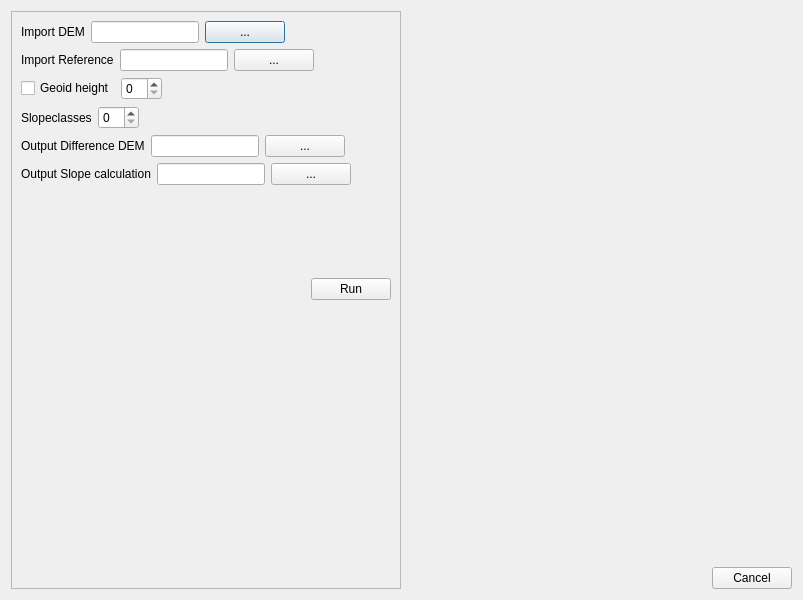
<?xml version="1.0" encoding="UTF-8"?>
<ui version="4.0">
 <class>DemComperatorDialogBase</class>
 <widget class="QDialog" name="DemComperatorDialogBase">
  <property name="geometry">
   <rect>
    <x>0</x>
    <y>0</y>
    <width>803</width>
    <height>600</height>
   </rect>
  </property>
  <property name="windowTitle">
   <string>compareDEMs</string>
  </property>
  <layout class="QGridLayout" name="gridLayout_2">
   <item row="0" column="0">
    <widget class="QFrame" name="frame">
     <property name="frameShape">
      <enum>QFrame::StyledPanel</enum>
     </property>
     <property name="frameShadow">
      <enum>QFrame::Raised</enum>
     </property>
     <layout class="QGridLayout" name="gridLayout">
      <item row="0" column="0">
       <layout class="QVBoxLayout" name="verticalLayout">
        <item>
         <layout class="QHBoxLayout" name="horizontalLayout_2">
          <item>
           <widget class="QLabel" name="ImportDEM">
            <property name="text">
             <string>Import DEM</string>
            </property>
           </widget>
          </item>
          <item>
           <widget class="QLineEdit" name="DEMfiletext"/>
          </item>
          <item>
           <widget class="QPushButton" name="BrowseDEM">
            <property name="text">
             <string>...</string>
            </property>
           </widget>
          </item>
          <item>
           <spacer name="horizontalSpacer_2">
            <property name="orientation">
             <enum>Qt::Horizontal</enum>
            </property>
            <property name="sizeHint" stdset="0">
             <size>
              <width>40</width>
              <height>20</height>
             </size>
            </property>
           </spacer>
          </item>
         </layout>
        </item>
        <item>
         <layout class="QHBoxLayout" name="horizontalLayout_3">
          <item>
           <widget class="QLabel" name="ImportReference">
            <property name="text">
             <string>Import Reference</string>
            </property>
           </widget>
          </item>
          <item>
           <widget class="QLineEdit" name="referencefiletext"/>
          </item>
          <item>
           <widget class="QPushButton" name="BrowseReference">
            <property name="text">
             <string>...</string>
            </property>
           </widget>
          </item>
          <item>
           <spacer name="horizontalSpacer_3">
            <property name="orientation">
             <enum>Qt::Horizontal</enum>
            </property>
            <property name="sizeHint" stdset="0">
             <size>
              <width>40</width>
              <height>20</height>
             </size>
            </property>
           </spacer>
          </item>
         </layout>
        </item>
        <item>
         <layout class="QHBoxLayout" name="horizontalLayout_12">
          <item>
           <widget class="QCheckBox" name="GeiodHeightincluded">
            <property name="text">
             <string>Geoid height</string>
            </property>
           </widget>
          </item>
          <item>
           <widget class="QSpinBox" name="GeoidHeightValue"/>
          </item>
          <item>
           <spacer name="horizontalSpacer_7">
            <property name="orientation">
             <enum>Qt::Horizontal</enum>
            </property>
            <property name="sizeHint" stdset="0">
             <size>
              <width>40</width>
              <height>20</height>
             </size>
            </property>
           </spacer>
          </item>
         </layout>
        </item>
        <item>
         <layout class="QHBoxLayout" name="horizontalLayout_6">
          <item>
           <widget class="QLabel" name="slopeclasses">
            <property name="text">
             <string>Slopeclasses</string>
            </property>
           </widget>
          </item>
          <item>
           <widget class="QSpinBox" name="slopeclassesValue"/>
          </item>
          <item>
           <spacer name="horizontalSpacer_8">
            <property name="orientation">
             <enum>Qt::Horizontal</enum>
            </property>
            <property name="sizeHint" stdset="0">
             <size>
              <width>40</width>
              <height>20</height>
             </size>
            </property>
           </spacer>
          </item>
         </layout>
        </item>
        <item>
         <layout class="QHBoxLayout" name="horizontalLayout_7">
          <item>
           <widget class="QLabel" name="label">
            <property name="text">
             <string>Output Difference DEM</string>
            </property>
           </widget>
          </item>
          <item>
           <widget class="QLineEdit" name="OutputDEMfiletext"/>
          </item>
          <item>
           <widget class="QPushButton" name="BrowseOutputDEM">
            <property name="text">
             <string>...</string>
            </property>
           </widget>
          </item>
          <item>
           <spacer name="horizontalSpacer_5">
            <property name="orientation">
             <enum>Qt::Horizontal</enum>
            </property>
            <property name="sizeHint" stdset="0">
             <size>
              <width>40</width>
              <height>20</height>
             </size>
            </property>
           </spacer>
          </item>
         </layout>
        </item>
        <item>
         <layout class="QHBoxLayout" name="horizontalLayout_8">
          <item>
           <widget class="QLabel" name="label_2">
            <property name="text">
             <string>Output Slope calculation</string>
            </property>
           </widget>
          </item>
          <item>
           <widget class="QLineEdit" name="OutputSlopefiletext"/>
          </item>
          <item>
           <widget class="QPushButton" name="BrowseOutputSlope">
            <property name="text">
             <string>...</string>
            </property>
           </widget>
          </item>
          <item>
           <spacer name="horizontalSpacer_6">
            <property name="orientation">
             <enum>Qt::Horizontal</enum>
            </property>
            <property name="sizeHint" stdset="0">
             <size>
              <width>40</width>
              <height>20</height>
             </size>
            </property>
           </spacer>
          </item>
         </layout>
        </item>
        <item>
         <spacer name="verticalSpacer">
          <property name="orientation">
           <enum>Qt::Vertical</enum>
          </property>
          <property name="sizeHint" stdset="0">
           <size>
            <width>20</width>
            <height>40</height>
           </size>
          </property>
         </spacer>
        </item>
        <item>
         <layout class="QHBoxLayout" name="horizontalLayout_5">
          <item>
           <spacer name="horizontalSpacer_4">
            <property name="orientation">
             <enum>Qt::Horizontal</enum>
            </property>
            <property name="sizeHint" stdset="0">
             <size>
              <width>40</width>
              <height>20</height>
             </size>
            </property>
           </spacer>
          </item>
          <item>
           <widget class="QPushButton" name="Runbutton">
            <property name="text">
             <string>Run</string>
            </property>
           </widget>
          </item>
         </layout>
        </item>
       </layout>
      </item>
      <item row="1" column="0">
       <spacer name="verticalSpacer_3">
        <property name="orientation">
         <enum>Qt::Vertical</enum>
        </property>
        <property name="sizeHint" stdset="0">
         <size>
          <width>20</width>
          <height>40</height>
         </size>
        </property>
       </spacer>
      </item>
     </layout>
    </widget>
   </item>
   <item row="0" column="1">
    <layout class="QVBoxLayout" name="verticalLayout_2">
     <item>
      <spacer name="verticalSpacer_2">
       <property name="orientation">
        <enum>Qt::Vertical</enum>
       </property>
       <property name="sizeHint" stdset="0">
        <size>
         <width>20</width>
         <height>228</height>
        </size>
       </property>
      </spacer>
     </item>
     <item>
      <layout class="QHBoxLayout" name="horizontalLayout">
       <item>
        <spacer name="horizontalSpacer">
         <property name="orientation">
          <enum>Qt::Horizontal</enum>
         </property>
         <property name="sizeHint" stdset="0">
          <size>
           <width>48</width>
           <height>20</height>
          </size>
         </property>
        </spacer>
       </item>
       <item>
        <widget class="QDialogButtonBox" name="Cancel">
         <property name="orientation">
          <enum>Qt::Horizontal</enum>
         </property>
         <property name="standardButtons">
          <set>QDialogButtonBox::Cancel</set>
         </property>
        </widget>
       </item>
      </layout>
     </item>
    </layout>
   </item>
  </layout>
 </widget>
 <resources/>
 <connections>
  <connection>
   <sender>Cancel</sender>
   <signal>accepted()</signal>
   <receiver>DemComperatorDialogBase</receiver>
   <slot>accept()</slot>
   <hints>
    <hint type="sourcelabel">
     <x>20</x>
     <y>20</y>
    </hint>
    <hint type="destinationlabel">
     <x>20</x>
     <y>20</y>
    </hint>
   </hints>
  </connection>
  <connection>
   <sender>Cancel</sender>
   <signal>rejected()</signal>
   <receiver>DemComperatorDialogBase</receiver>
   <slot>reject()</slot>
   <hints>
    <hint type="sourcelabel">
     <x>20</x>
     <y>20</y>
    </hint>
    <hint type="destinationlabel">
     <x>20</x>
     <y>20</y>
    </hint>
   </hints>
  </connection>
 </connections>
</ui>
